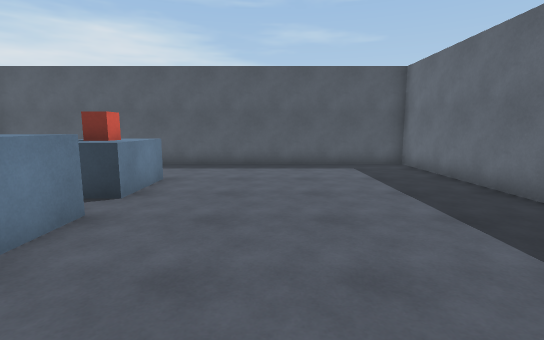
View 1 (above)

16 first-person views from a walk through a scene from a Unity 3-D project. The camera is 1.5 m above the floor, tilts 8° down and sees 85° across. The floor is counted in squares, 1 m on a side. Each view is taken from the middle of a square. On the plan, view 1 faces up. The plan holds only what a view shows up to about 15 squares ahead; the rest is blank.

View 2
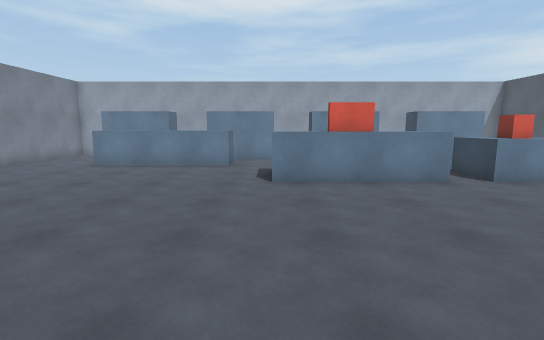

View 3
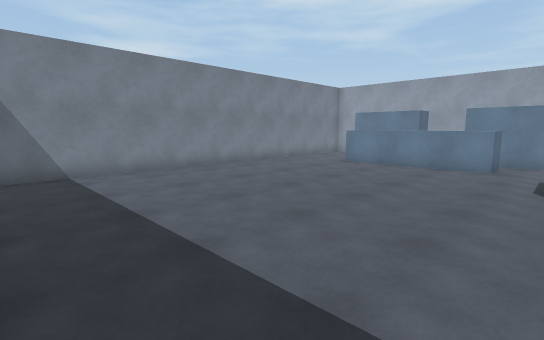

View 4
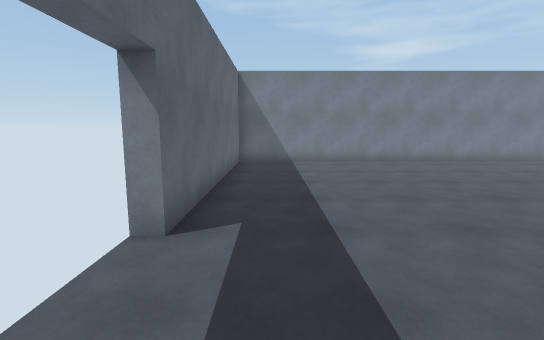

View 5
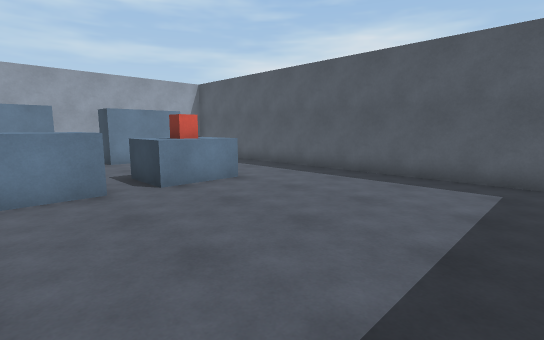

View 6
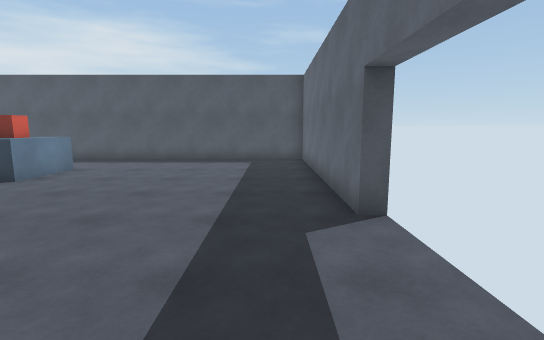

View 7
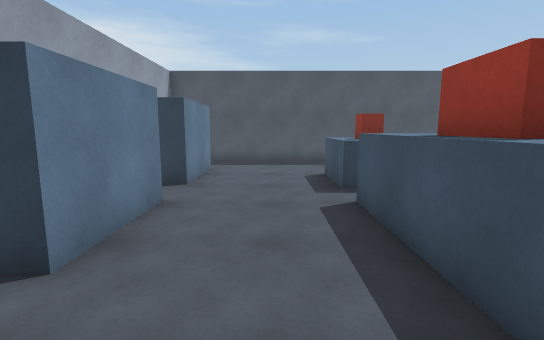

View 8
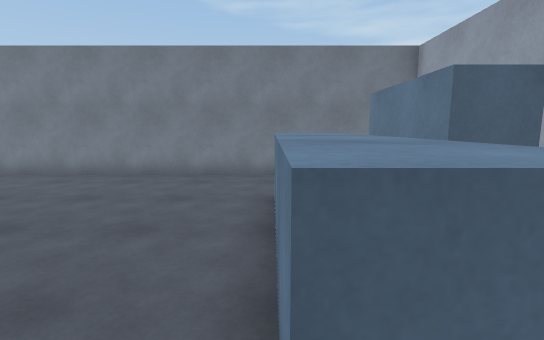

View 9
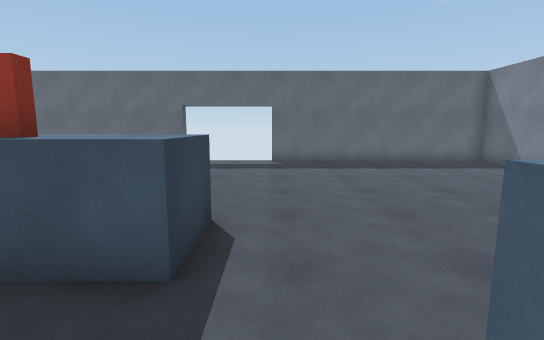

View 10
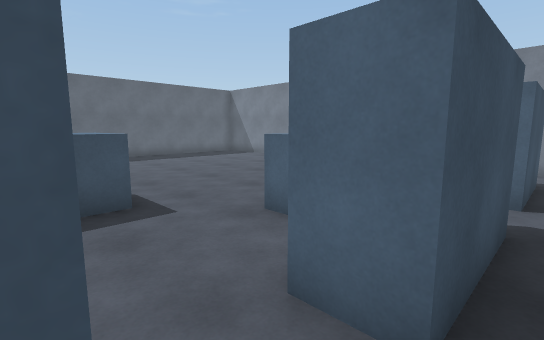

View 11
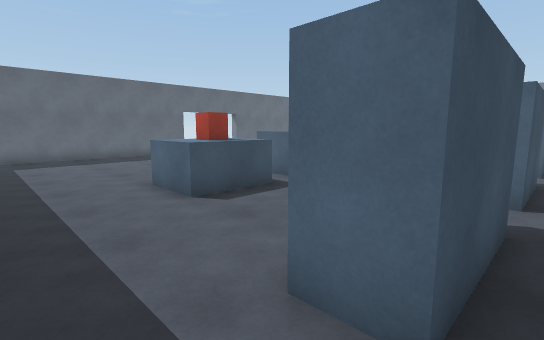

View 12
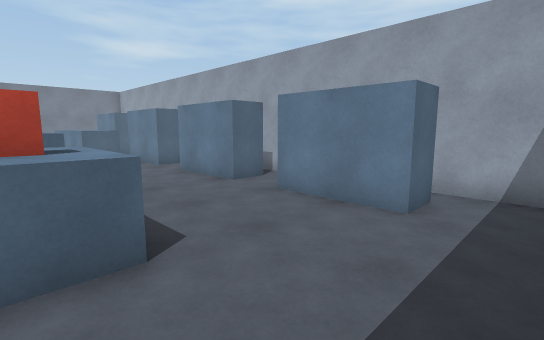

View 13
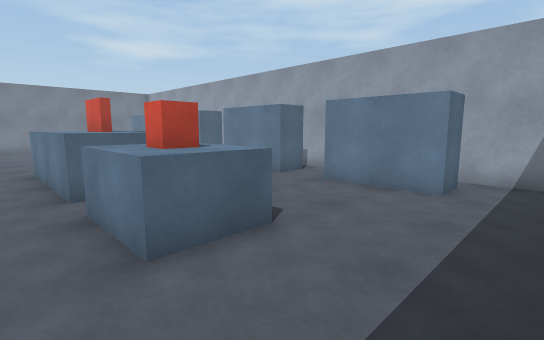

View 14
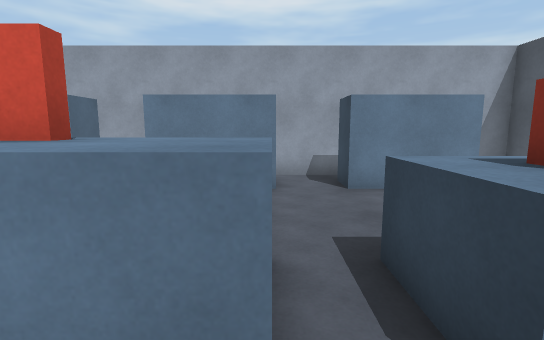

View 15
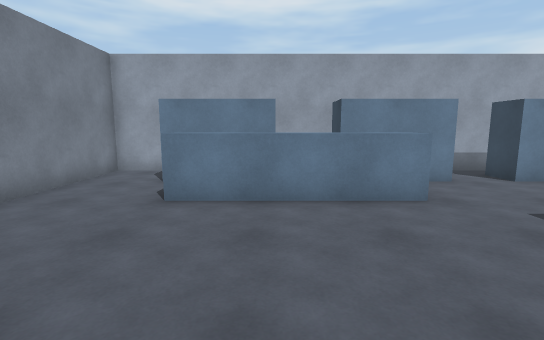

View 16
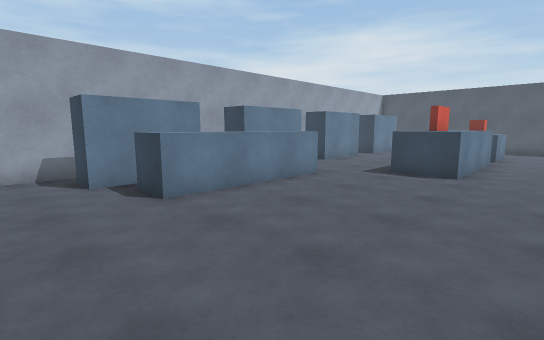

### Floor plan
Key: @ floor where view 1 was taken; # wall or solid block; x gap in a wall; . floor; ^ raised ledge; O other object.
Columns run from 12 left of view 1 to 6 right of it. Each row starts with its distance up from view 1.
 13 ###################
 12 #.................#
 11 #.................#
 10 #.##..............#
  9  .##...OO.........#
  8  .##...OOO........#
  7 #.##...OOO........#
  6 #......OO.........#
  5 #.##...^^.........#
  4 #.##...^^^........#
  3 #.##...^^^........x
  2 #.##...^^^........
  1 #......^^^........
  0 #.##...^^^..@.....
 -1 #.##..............x
 -2 #.##^^............#
 -3 #.##^^............#
 -4 #...^^............#
 -5 #.##^^............#
 -6 #.##^^............#
 -7 #.##^^............#
 -8 #.##..............#
 -9 #.................#
-10 #.................#
-11 ###################

Positions as (right, up) in squares from view 1, and headings:
1: (0, 0), facing up
2: (5, 0), facing left
3: (5, 0), facing down-left
4: (4, 3), facing down
5: (4, 3), facing up-left
6: (4, -2), facing up
7: (-7, -1), facing up
8: (-7, -1), facing down
9: (-8, -1), facing right
10: (-11, 2), facing down-right
11: (-11, 12), facing down-right
12: (-4, 12), facing down-left
13: (-2, 12), facing down-left
14: (-2, 5), facing left
15: (-1, -5), facing left
16: (-1, -10), facing up-left
